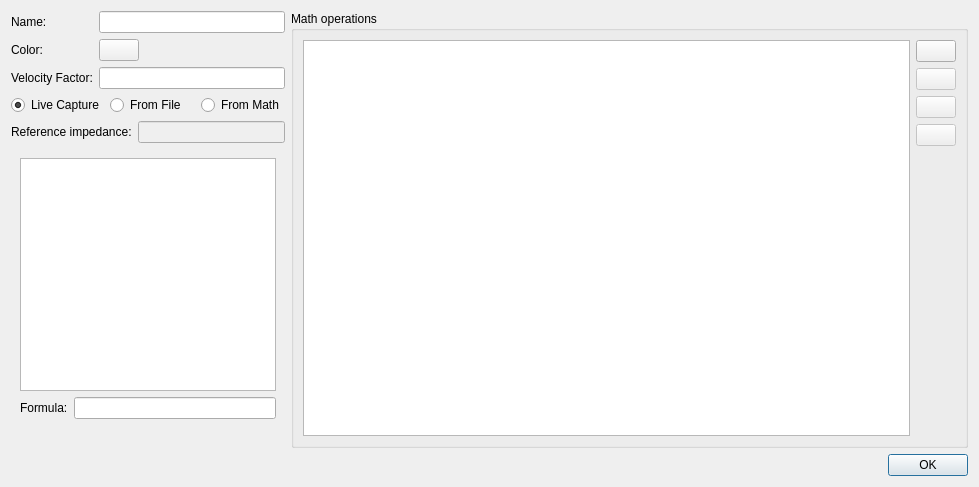
<?xml version="1.0" encoding="UTF-8"?>
<ui version="4.0">
 <class>TraceEditDialog</class>
 <widget class="QDialog" name="TraceEditDialog">
  <property name="windowModality">
   <enum>Qt::ApplicationModal</enum>
  </property>
  <property name="geometry">
   <rect>
    <x>0</x>
    <y>0</y>
    <width>979</width>
    <height>487</height>
   </rect>
  </property>
  <property name="windowTitle">
   <string>Edit Trace</string>
  </property>
  <property name="modal">
   <bool>true</bool>
  </property>
  <layout class="QVBoxLayout" name="verticalLayout_5">
   <item>
    <layout class="QHBoxLayout" name="horizontalLayout_6" stretch="0,1">
     <item>
      <layout class="QVBoxLayout" name="verticalLayout_4">
       <item>
        <layout class="QFormLayout" name="formLayout">
         <item row="0" column="0">
          <widget class="QLabel" name="label">
           <property name="text">
            <string>Name:</string>
           </property>
          </widget>
         </item>
         <item row="0" column="1">
          <widget class="QLineEdit" name="name"/>
         </item>
         <item row="1" column="0">
          <widget class="QLabel" name="label_2">
           <property name="text">
            <string>Color:</string>
           </property>
          </widget>
         </item>
         <item row="1" column="1">
          <layout class="QHBoxLayout" name="horizontalLayout_3">
           <item>
            <widget class="ColorPickerButton" name="color">
             <property name="sizePolicy">
              <sizepolicy hsizetype="Fixed" vsizetype="Fixed">
               <horstretch>0</horstretch>
               <verstretch>0</verstretch>
              </sizepolicy>
             </property>
             <property name="text">
              <string/>
             </property>
            </widget>
           </item>
           <item>
            <spacer name="horizontalSpacer">
             <property name="orientation">
              <enum>Qt::Horizontal</enum>
             </property>
             <property name="sizeHint" stdset="0">
              <size>
               <width>40</width>
               <height>20</height>
              </size>
             </property>
            </spacer>
           </item>
          </layout>
         </item>
         <item row="2" column="0">
          <widget class="QLabel" name="label_6">
           <property name="text">
            <string>Velocity Factor:</string>
           </property>
          </widget>
         </item>
         <item row="2" column="1">
          <widget class="SIUnitEdit" name="vFactor"/>
         </item>
        </layout>
       </item>
       <item>
        <layout class="QHBoxLayout" name="horizontalLayout">
         <item>
          <widget class="QRadioButton" name="bLive">
           <property name="text">
            <string>Live Capture</string>
           </property>
           <property name="checked">
            <bool>true</bool>
           </property>
           <attribute name="buttonGroup">
            <string notr="true">GSource</string>
           </attribute>
          </widget>
         </item>
         <item>
          <widget class="QRadioButton" name="bFile">
           <property name="text">
            <string>From File</string>
           </property>
           <attribute name="buttonGroup">
            <string notr="true">GSource</string>
           </attribute>
          </widget>
         </item>
         <item>
          <widget class="QRadioButton" name="bMath">
           <property name="text">
            <string>From Math</string>
           </property>
           <attribute name="buttonGroup">
            <string notr="true">GSource</string>
           </attribute>
          </widget>
         </item>
        </layout>
       </item>
       <item>
        <layout class="QHBoxLayout" name="horizontalLayout_5">
         <item>
          <widget class="QLabel" name="label_7">
           <property name="text">
            <string>Reference impedance:</string>
           </property>
          </widget>
         </item>
         <item>
          <widget class="SIUnitEdit" name="impedance">
           <property name="enabled">
            <bool>false</bool>
           </property>
          </widget>
         </item>
        </layout>
       </item>
       <item>
        <widget class="QStackedWidget" name="stack">
         <property name="currentIndex">
          <number>3</number>
         </property>
         <widget class="QWidget" name="LivePage">
          <layout class="QFormLayout" name="formLayout_2">
           <item row="0" column="0">
            <widget class="QLabel" name="label_3">
             <property name="text">
              <string>Type:</string>
             </property>
            </widget>
           </item>
           <item row="0" column="1">
            <widget class="QComboBox" name="CLiveType">
             <item>
              <property name="text">
               <string>Overwrite</string>
              </property>
             </item>
             <item>
              <property name="text">
               <string>Max hold</string>
              </property>
             </item>
             <item>
              <property name="text">
               <string>Min hold</string>
              </property>
             </item>
            </widget>
           </item>
           <item row="1" column="0">
            <widget class="QLabel" name="label_4">
             <property name="text">
              <string>Parameter:</string>
             </property>
            </widget>
           </item>
           <item row="1" column="1">
            <widget class="QComboBox" name="CLiveParam"/>
           </item>
          </layout>
         </widget>
         <widget class="QWidget" name="TouchstonePage">
          <layout class="QVBoxLayout" name="verticalLayout_2">
           <item>
            <widget class="TouchstoneImport" name="touchstoneImport" native="true"/>
           </item>
           <item>
            <layout class="QHBoxLayout" name="horizontalLayout_2">
             <item>
              <widget class="QLabel" name="label_5">
               <property name="text">
                <string>Parameter:</string>
               </property>
              </widget>
             </item>
             <item>
              <widget class="QComboBox" name="CParameter"/>
             </item>
            </layout>
           </item>
          </layout>
         </widget>
         <widget class="QWidget" name="CSVPage">
          <layout class="QVBoxLayout" name="verticalLayout_6">
           <item>
            <widget class="CSVImport" name="csvImport" native="true"/>
           </item>
          </layout>
         </widget>
         <widget class="QWidget" name="MathPage">
          <layout class="QVBoxLayout" name="verticalLayout_7">
           <item>
            <widget class="QTableWidget" name="mathTraceTable">
             <attribute name="horizontalHeaderStretchLastSection">
              <bool>true</bool>
             </attribute>
             <attribute name="verticalHeaderVisible">
              <bool>false</bool>
             </attribute>
            </widget>
           </item>
           <item>
            <layout class="QHBoxLayout" name="horizontalLayout_7">
             <item>
              <widget class="QLabel" name="label_8">
               <property name="text">
                <string>Formula:</string>
               </property>
              </widget>
             </item>
             <item>
              <widget class="QLineEdit" name="lMathFormula"/>
             </item>
            </layout>
           </item>
           <item>
            <widget class="QLabel" name="lMathFormulaStatus">
             <property name="text">
              <string/>
             </property>
             <property name="wordWrap">
              <bool>true</bool>
             </property>
            </widget>
           </item>
          </layout>
         </widget>
        </widget>
       </item>
      </layout>
     </item>
     <item>
      <widget class="QGroupBox" name="groupBox">
       <property name="title">
        <string>Math operations</string>
       </property>
       <layout class="QVBoxLayout" name="verticalLayout_3">
        <item>
         <layout class="QHBoxLayout" name="horizontalLayout_4">
          <item>
           <widget class="QTableView" name="view">
            <property name="horizontalScrollBarPolicy">
             <enum>Qt::ScrollBarAsNeeded</enum>
            </property>
            <property name="dragEnabled">
             <bool>true</bool>
            </property>
            <property name="dragDropMode">
             <enum>QAbstractItemView::InternalMove</enum>
            </property>
            <property name="selectionMode">
             <enum>QAbstractItemView::SingleSelection</enum>
            </property>
            <property name="selectionBehavior">
             <enum>QAbstractItemView::SelectRows</enum>
            </property>
            <property name="showGrid">
             <bool>false</bool>
            </property>
            <attribute name="horizontalHeaderMinimumSectionSize">
             <number>20</number>
            </attribute>
            <attribute name="horizontalHeaderDefaultSectionSize">
             <number>70</number>
            </attribute>
            <attribute name="horizontalHeaderStretchLastSection">
             <bool>false</bool>
            </attribute>
            <attribute name="verticalHeaderVisible">
             <bool>false</bool>
            </attribute>
           </widget>
          </item>
          <item>
           <layout class="QVBoxLayout" name="verticalLayout">
            <item>
             <widget class="QPushButton" name="bAdd">
              <property name="sizePolicy">
               <sizepolicy hsizetype="Fixed" vsizetype="Fixed">
                <horstretch>0</horstretch>
                <verstretch>0</verstretch>
               </sizepolicy>
              </property>
              <property name="toolTip">
               <string>Add</string>
              </property>
              <property name="text">
               <string/>
              </property>
              <property name="icon">
               <iconset theme="list-add" resource="../icons.qrc">
                <normaloff>:/icons/add.svg</normaloff>:/icons/add.svg</iconset>
              </property>
             </widget>
            </item>
            <item>
             <widget class="QPushButton" name="bDelete">
              <property name="enabled">
               <bool>false</bool>
              </property>
              <property name="sizePolicy">
               <sizepolicy hsizetype="Fixed" vsizetype="Fixed">
                <horstretch>0</horstretch>
                <verstretch>0</verstretch>
               </sizepolicy>
              </property>
              <property name="toolTip">
               <string>Delete</string>
              </property>
              <property name="text">
               <string/>
              </property>
              <property name="icon">
               <iconset theme="list-remove" resource="../icons.qrc">
                <normaloff>:/icons/remove.svg</normaloff>:/icons/remove.svg</iconset>
              </property>
             </widget>
            </item>
            <item>
             <widget class="QPushButton" name="bMoveUp">
              <property name="enabled">
               <bool>false</bool>
              </property>
              <property name="toolTip">
               <string>Move up</string>
              </property>
              <property name="text">
               <string/>
              </property>
              <property name="icon">
               <iconset theme="go-up" resource="../icons.qrc">
                <normaloff>:/icons/up.svg</normaloff>:/icons/up.svg</iconset>
              </property>
             </widget>
            </item>
            <item>
             <widget class="QPushButton" name="bMoveDown">
              <property name="enabled">
               <bool>false</bool>
              </property>
              <property name="toolTip">
               <string>Move down</string>
              </property>
              <property name="text">
               <string/>
              </property>
              <property name="icon">
               <iconset theme="go-down" resource="../icons.qrc">
                <normaloff>:/icons/down.svg</normaloff>:/icons/down.svg</iconset>
              </property>
             </widget>
            </item>
            <item>
             <spacer name="verticalSpacer">
              <property name="orientation">
               <enum>Qt::Vertical</enum>
              </property>
              <property name="sizeHint" stdset="0">
               <size>
                <width>18</width>
                <height>186</height>
               </size>
              </property>
             </spacer>
            </item>
           </layout>
          </item>
         </layout>
        </item>
       </layout>
      </widget>
     </item>
    </layout>
   </item>
   <item>
    <widget class="QDialogButtonBox" name="buttonBox">
     <property name="standardButtons">
      <set>QDialogButtonBox::Ok</set>
     </property>
    </widget>
   </item>
  </layout>
 </widget>
 <customwidgets>
  <customwidget>
   <class>ColorPickerButton</class>
   <extends>QPushButton</extends>
   <header>CustomWidgets/colorpickerbutton.h</header>
  </customwidget>
  <customwidget>
   <class>SIUnitEdit</class>
   <extends>QLineEdit</extends>
   <header>CustomWidgets/siunitedit.h</header>
  </customwidget>
  <customwidget>
   <class>TouchstoneImport</class>
   <extends>QWidget</extends>
   <header>CustomWidgets/touchstoneimport.h</header>
   <container>1</container>
  </customwidget>
  <customwidget>
   <class>CSVImport</class>
   <extends>QWidget</extends>
   <header>CustomWidgets/csvimport.h</header>
   <container>1</container>
  </customwidget>
 </customwidgets>
 <resources>
  <include location="../icons.qrc"/>
 </resources>
 <connections/>
 <buttongroups>
  <buttongroup name="GSource"/>
 </buttongroups>
</ui>
